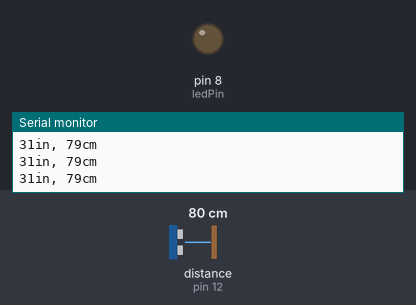
The sketch below on a simulated Arduino Uno, built with avr-gcc and run on an emulated ATmega328P. Parts: output pins drawn as LEDs (lit = HIGH), the last lines printed to the serial monitor. Wiring (inferred from the names in the program): ultrasonic range finder: trigger pin 11; echo pin 12. The test bench sets the inputs (shaded band); at power-on: distance to the obstacle (sensor on pin 12) 80 cm. The echo pulse lasts 58.3 µs per cm; pins used as bus, display or sensor lines are not drawn.

Above: at 1.2 s.
1.3 s: distance to the obstacle (sensor on pin 12) set to 18 cm
4.3 s: distance to the obstacle (sensor on pin 12) set to 14 cm
At 4.8 s:
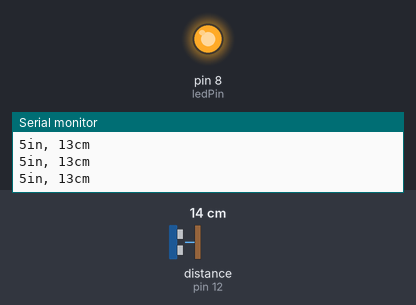
5.8 s: distance to the obstacle (sensor on pin 12) set to 35 cm
At 7.0 s:
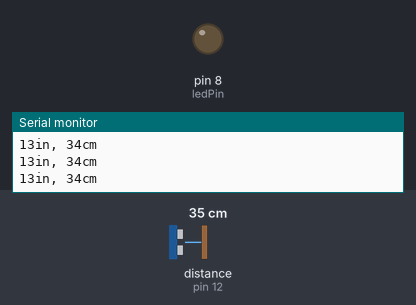
7.3 s: distance to the obstacle (sensor on pin 12) set to 2 cm
At 7.6 s:
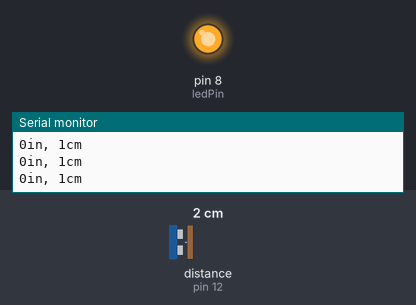
Timing chart, 0 to 9.8 s (numbered marks = the images above; inputs shaded):
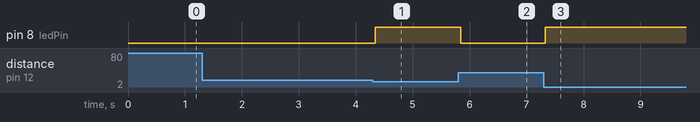

Measured:
- the behaviour switches between 16 and 15 cm on distance to the obstacle (sensor on pin 12) (found by bisection; images 0 and 1)
- after the input at 4.3 s, pin 8 (ledPin): LOW → HIGH after 0.05 s
- after the input at 5.8 s, pin 8 (ledPin): HIGH → LOW after 0.05 s
- after the input at 7.3 s, pin 8 (ledPin): LOW → HIGH at once

The sketch:

ParkingSpaceIndicator_Ultrasonic.ino
```cpp
/*
 * Parking Space Indicator using Ultrasonic Sensor project 1.0
 * Arduino day 2017
 * Parmg.org Group
 *
 * Requirements
 * 1. Breadboard
 * 2. Arduino
 * 3. HC-SR04 Ultrasonic Sensor
 * 4. LED
 * 5. Cables
 *
 * Instructions
 * 1. Install Arduino on the Breadboard
 * 2. Connect Arduino 5V to Ultrasonic Sensor VCC
 * 3. Connect Arduino GND to Ultrasonic Sensor GND
 * 4. Connect Arduino Pin 11 to Ultrasonic Sensor (INPUT) TRIG
 * 5. Connect Arduino Pin 12 to Ultrasonic Sensor (OUTPUT) ECHO
 * 6. Connect Arduino GND to Breadboard Minus line
 * 7. Connect Arduino D8 to long leg in LED
 * 8. Connect LED short leg to Breadboard Minus line
 *
 */

int trigPin = 11;
int echoPin = 12;
int ledPin  = 8;

long duration, cm, inches;

void setup() {

  //Serial Port begin
  Serial.begin (9600);

  //Define inputs and outputs
  pinMode(trigPin, OUTPUT);
  pinMode(echoPin, INPUT);
  pinMode(ledPin, OUTPUT);
}

void loop()
{

  // The sensor is triggered by a HIGH pulse of 10 or more microseconds.
  // Give a short LOW pulse beforehand to ensure a clean HIGH pulse:
  digitalWrite(trigPin, LOW);
  delayMicroseconds(5);
  digitalWrite(trigPin, HIGH);
  delayMicroseconds(10);
  digitalWrite(trigPin, LOW);

  // Read the signal from the sensor: a HIGH pulse whose
  // duration is the time (in microseconds) from the sending
  // of the ping to the reception of its echo off of an object.
  pinMode(echoPin, INPUT);
  duration = pulseIn(echoPin, HIGH);


  // Convert the time into a distance, we will divide the duration by 2, since the time is since the wave started until it got back.
  // Than divide it by The speed of sound in air. 29.1 For cm and 74 for inches
  // if you need more info here is a good link about the speed of the sound in air http://www.sengpielaudio.com/calculator-speedsound.htm
  cm     = (duration/2) / 29.1;
  inches = (duration/2) / 74;

  if(inches <= 5.0 )
  {
    // if its close to 5 inches, turn on the LED
    digitalWrite(ledPin, HIGH);
  } else {
    // if its not close to 5 inches or more turn the LED off
    digitalWrite(ledPin, LOW);
  }

  // Send the distance to the computer using Serial protocol
  Serial.print(inches);
  Serial.print("in, ");
  Serial.print(cm);
  Serial.print("cm");
  Serial.println();

  // Delay 50ms before next reading.
  delay(50);
}
```
